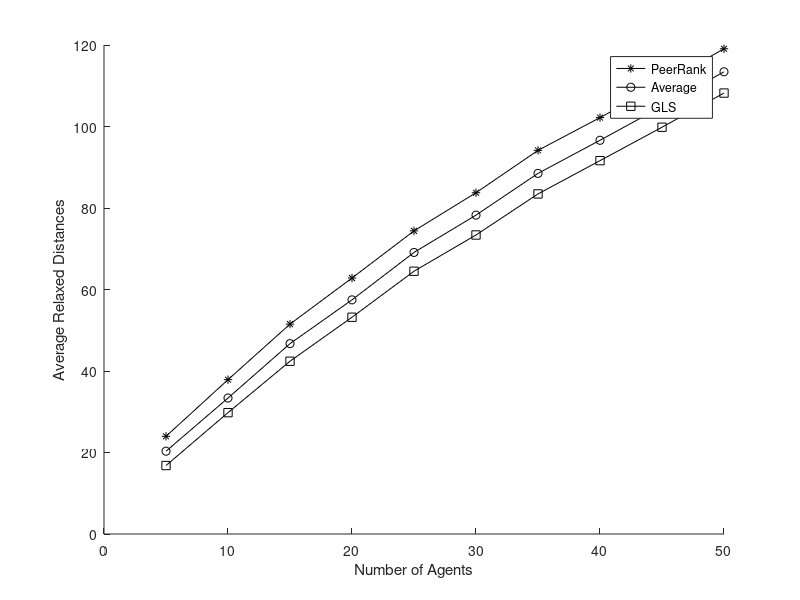

MATLAB code to generate this figure:
close all;
clc;
load data.mat

x = data(:,1:1); 



xlabel('Number of Agents');
ylabel('Average Relaxed Distances');
%title('Mean ratio with 100 candidates, 7 voters');
hold on

y4= data(:,4:4);%Peer
plot(x,y4,'k*-')
hold on

y3= data(:,3:3);%Ave
plot(x,y3,'ko-')
hold on



y2 = data(:,2:2);%our
plot(x,y2,'ks-')

%{
y5= data(:,5:5);%peerrank
plot(x,y5,'k+-')
hold on
%}
legend('PeerRank','Average','GLS');

hold on